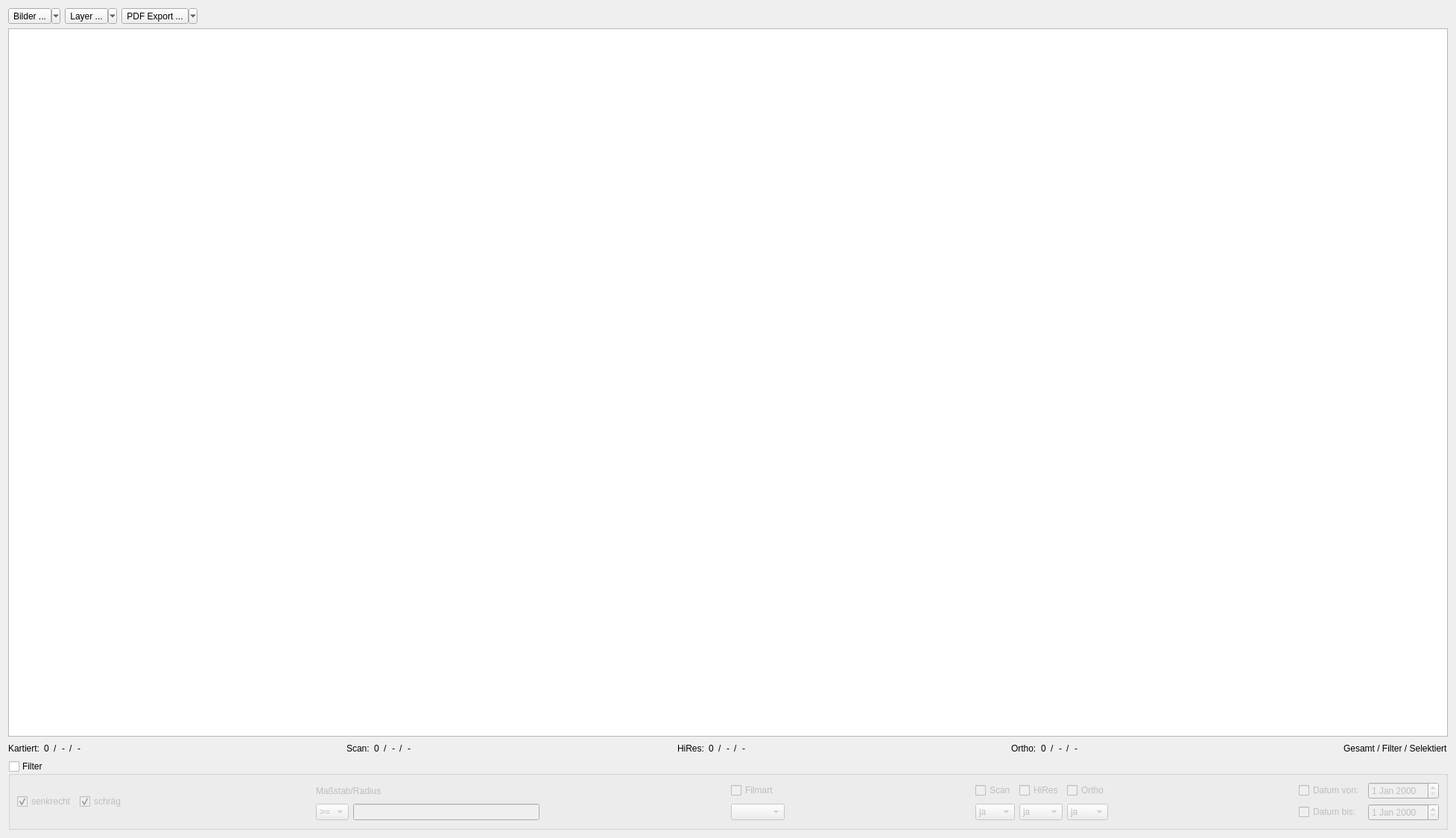
<?xml version="1.0" encoding="UTF-8"?>
<ui version="4.0">
 <class>apisImageSelectionListDialog</class>
 <widget class="QDialog" name="apisImageSelectionListDialog">
  <property name="windowModality">
   <enum>Qt::ApplicationModal</enum>
  </property>
  <property name="geometry">
   <rect>
    <x>0</x>
    <y>0</y>
    <width>1954</width>
    <height>1124</height>
   </rect>
  </property>
  <property name="windowTitle">
   <string>APIS Bild Auswahl</string>
  </property>
  <property name="windowIcon">
   <iconset resource="resource.qrc">
    <normaloff>:/plugins/APIS/icons/apis.png</normaloff>:/plugins/APIS/icons/apis.png</iconset>
  </property>
  <property name="modal">
   <bool>true</bool>
  </property>
  <layout class="QVBoxLayout" name="verticalLayout_2">
   <item>
    <layout class="QHBoxLayout" name="horizontalLayout">
     <item>
      <widget class="QToolButton" name="uiImageTBtn">
       <property name="text">
        <string>Bilder ...</string>
       </property>
       <property name="icon">
        <iconset resource="resource.qrc">
         <normaloff>:/plugins/APIS/icons/images.png</normaloff>:/plugins/APIS/icons/images.png</iconset>
       </property>
       <property name="popupMode">
        <enum>QToolButton::MenuButtonPopup</enum>
       </property>
       <property name="toolButtonStyle">
        <enum>Qt::ToolButtonTextBesideIcon</enum>
       </property>
      </widget>
     </item>
     <item>
      <widget class="QToolButton" name="uiLayerTBtn">
       <property name="text">
        <string>Layer ...</string>
       </property>
       <property name="icon">
        <iconset resource="resource.qrc">
         <normaloff>:/plugins/APIS/icons/layer.png</normaloff>:/plugins/APIS/icons/layer.png</iconset>
       </property>
       <property name="popupMode">
        <enum>QToolButton::MenuButtonPopup</enum>
       </property>
       <property name="toolButtonStyle">
        <enum>Qt::ToolButtonTextBesideIcon</enum>
       </property>
      </widget>
     </item>
     <item>
      <widget class="QToolButton" name="uiPdfExportTBtn">
       <property name="sizePolicy">
        <sizepolicy hsizetype="Minimum" vsizetype="Fixed">
         <horstretch>0</horstretch>
         <verstretch>0</verstretch>
        </sizepolicy>
       </property>
       <property name="text">
        <string>PDF Export ...</string>
       </property>
       <property name="icon">
        <iconset resource="resource.qrc">
         <normaloff>:/plugins/APIS/icons/pdf_export.png</normaloff>:/plugins/APIS/icons/pdf_export.png</iconset>
       </property>
       <property name="popupMode">
        <enum>QToolButton::MenuButtonPopup</enum>
       </property>
       <property name="toolButtonStyle">
        <enum>Qt::ToolButtonTextBesideIcon</enum>
       </property>
      </widget>
     </item>
     <item>
      <spacer name="horizontalSpacer_8">
       <property name="orientation">
        <enum>Qt::Horizontal</enum>
       </property>
       <property name="sizeHint" stdset="0">
        <size>
         <width>40</width>
         <height>20</height>
        </size>
       </property>
      </spacer>
     </item>
    </layout>
   </item>
   <item>
    <widget class="QTableView" name="uiImageListTableV"/>
   </item>
   <item>
    <layout class="QHBoxLayout" name="horizontalLayout_2">
     <item>
      <widget class="QLabel" name="label">
       <property name="text">
        <string>Kartiert:</string>
       </property>
       <property name="alignment">
        <set>Qt::AlignCenter</set>
       </property>
      </widget>
     </item>
     <item>
      <widget class="QLabel" name="uiImageCountLbl">
       <property name="text">
        <string>0</string>
       </property>
       <property name="alignment">
        <set>Qt::AlignCenter</set>
       </property>
      </widget>
     </item>
     <item>
      <widget class="QLabel" name="label_5">
       <property name="text">
        <string>/</string>
       </property>
      </widget>
     </item>
     <item>
      <widget class="QLabel" name="uiImageFilterCountLbl">
       <property name="text">
        <string>-</string>
       </property>
       <property name="alignment">
        <set>Qt::AlignCenter</set>
       </property>
      </widget>
     </item>
     <item>
      <widget class="QLabel" name="label_6">
       <property name="text">
        <string>/</string>
       </property>
      </widget>
     </item>
     <item>
      <widget class="QLabel" name="uiImageSelectedCountLbl">
       <property name="text">
        <string>-</string>
       </property>
      </widget>
     </item>
     <item>
      <spacer name="horizontalSpacer_4">
       <property name="orientation">
        <enum>Qt::Horizontal</enum>
       </property>
       <property name="sizeHint" stdset="0">
        <size>
         <width>40</width>
         <height>20</height>
        </size>
       </property>
      </spacer>
     </item>
     <item>
      <widget class="QLabel" name="label_2">
       <property name="text">
        <string>Scan:</string>
       </property>
      </widget>
     </item>
     <item>
      <widget class="QLabel" name="uiScanCountLbl">
       <property name="lineWidth">
        <number>1</number>
       </property>
       <property name="text">
        <string>0</string>
       </property>
       <property name="alignment">
        <set>Qt::AlignCenter</set>
       </property>
      </widget>
     </item>
     <item>
      <widget class="QLabel" name="label_7">
       <property name="text">
        <string>/</string>
       </property>
      </widget>
     </item>
     <item>
      <widget class="QLabel" name="uiScanFilterCountLbl">
       <property name="text">
        <string>-</string>
       </property>
       <property name="alignment">
        <set>Qt::AlignCenter</set>
       </property>
      </widget>
     </item>
     <item>
      <widget class="QLabel" name="label_8">
       <property name="text">
        <string>/</string>
       </property>
      </widget>
     </item>
     <item>
      <widget class="QLabel" name="uiScanSelectedCountLbl">
       <property name="text">
        <string>-</string>
       </property>
      </widget>
     </item>
     <item>
      <spacer name="horizontalSpacer_5">
       <property name="orientation">
        <enum>Qt::Horizontal</enum>
       </property>
       <property name="sizeHint" stdset="0">
        <size>
         <width>40</width>
         <height>20</height>
        </size>
       </property>
      </spacer>
     </item>
     <item>
      <widget class="QLabel" name="label_3">
       <property name="text">
        <string>HiRes:</string>
       </property>
      </widget>
     </item>
     <item>
      <widget class="QLabel" name="uiHiResCountLbl">
       <property name="text">
        <string>0</string>
       </property>
       <property name="alignment">
        <set>Qt::AlignCenter</set>
       </property>
      </widget>
     </item>
     <item>
      <widget class="QLabel" name="label_10">
       <property name="text">
        <string>/</string>
       </property>
      </widget>
     </item>
     <item>
      <widget class="QLabel" name="uiHiResFilterCountLbl">
       <property name="text">
        <string>-</string>
       </property>
       <property name="alignment">
        <set>Qt::AlignCenter</set>
       </property>
      </widget>
     </item>
     <item>
      <widget class="QLabel" name="label_11">
       <property name="text">
        <string>/</string>
       </property>
      </widget>
     </item>
     <item>
      <widget class="QLabel" name="uiHiResSelectedCountLbl">
       <property name="text">
        <string>-</string>
       </property>
      </widget>
     </item>
     <item>
      <spacer name="horizontalSpacer_6">
       <property name="orientation">
        <enum>Qt::Horizontal</enum>
       </property>
       <property name="sizeHint" stdset="0">
        <size>
         <width>40</width>
         <height>20</height>
        </size>
       </property>
      </spacer>
     </item>
     <item>
      <widget class="QLabel" name="label_4">
       <property name="text">
        <string>Ortho:</string>
       </property>
      </widget>
     </item>
     <item>
      <widget class="QLabel" name="uiOrthoCountLbl">
       <property name="text">
        <string>0</string>
       </property>
       <property name="alignment">
        <set>Qt::AlignCenter</set>
       </property>
      </widget>
     </item>
     <item>
      <widget class="QLabel" name="label_13">
       <property name="text">
        <string>/</string>
       </property>
      </widget>
     </item>
     <item>
      <widget class="QLabel" name="uiOrthoFilterCountLbl">
       <property name="text">
        <string>-</string>
       </property>
       <property name="alignment">
        <set>Qt::AlignCenter</set>
       </property>
      </widget>
     </item>
     <item>
      <widget class="QLabel" name="label_14">
       <property name="text">
        <string>/</string>
       </property>
      </widget>
     </item>
     <item>
      <widget class="QLabel" name="uiOrthoSelectedCountLbl">
       <property name="text">
        <string>-</string>
       </property>
      </widget>
     </item>
     <item>
      <spacer name="horizontalSpacer_3">
       <property name="orientation">
        <enum>Qt::Horizontal</enum>
       </property>
       <property name="sizeHint" stdset="0">
        <size>
         <width>40</width>
         <height>20</height>
        </size>
       </property>
      </spacer>
     </item>
     <item>
      <widget class="QLabel" name="uiImageCountLabelLbl">
       <property name="text">
        <string>Gesamt / Filter / Selektiert</string>
       </property>
      </widget>
     </item>
    </layout>
   </item>
   <item>
    <widget class="QGroupBox" name="uiFilterGrp">
     <property name="title">
      <string>Filter</string>
     </property>
     <property name="checkable">
      <bool>true</bool>
     </property>
     <property name="checked">
      <bool>false</bool>
     </property>
     <layout class="QVBoxLayout" name="verticalLayout">
      <item>
       <layout class="QGridLayout" name="gridLayout">
        <item row="0" column="0" rowspan="2">
         <widget class="QCheckBox" name="uiFilterVerticalChk">
          <property name="text">
           <string>senkrecht</string>
          </property>
          <property name="checked">
           <bool>true</bool>
          </property>
         </widget>
        </item>
        <item row="1" column="3">
         <widget class="QComboBox" name="uiFilterScaleOperatorCombo">
          <item>
           <property name="text">
            <string>&gt;=</string>
           </property>
          </item>
          <item>
           <property name="text">
            <string>=</string>
           </property>
          </item>
          <item>
           <property name="text">
            <string>&lt;=</string>
           </property>
          </item>
         </widget>
        </item>
        <item row="0" column="1" rowspan="2">
         <widget class="QCheckBox" name="uiFilterObliqueChk">
          <property name="text">
           <string>schräg</string>
          </property>
          <property name="checked">
           <bool>true</bool>
          </property>
         </widget>
        </item>
        <item row="0" column="3" colspan="2">
         <widget class="QLabel" name="uiFilterScaleLbl">
          <property name="text">
           <string>Maßstab/Radius</string>
          </property>
         </widget>
        </item>
        <item row="1" column="6">
         <widget class="QComboBox" name="uiFilterFilmKindCombo"/>
        </item>
        <item row="1" column="8">
         <widget class="QComboBox" name="uiFilterScanCombo">
          <item>
           <property name="text">
            <string>ja</string>
           </property>
          </item>
          <item>
           <property name="text">
            <string>nein</string>
           </property>
          </item>
         </widget>
        </item>
        <item row="0" column="7" rowspan="2">
         <spacer name="horizontalSpacer_7">
          <property name="orientation">
           <enum>Qt::Horizontal</enum>
          </property>
          <property name="sizeHint" stdset="0">
           <size>
            <width>40</width>
            <height>20</height>
           </size>
          </property>
         </spacer>
        </item>
        <item row="0" column="8">
         <widget class="QCheckBox" name="uiFilterScanChk">
          <property name="text">
           <string>Scan</string>
          </property>
          <property name="tristate">
           <bool>false</bool>
          </property>
         </widget>
        </item>
        <item row="1" column="10">
         <widget class="QComboBox" name="uiFilterOrthoCombo">
          <item>
           <property name="text">
            <string>ja</string>
           </property>
          </item>
          <item>
           <property name="text">
            <string>nein</string>
           </property>
          </item>
         </widget>
        </item>
        <item row="0" column="10">
         <widget class="QCheckBox" name="uiFilterOrthoChk">
          <property name="text">
           <string>Ortho</string>
          </property>
          <property name="tristate">
           <bool>false</bool>
          </property>
         </widget>
        </item>
        <item row="0" column="5" rowspan="2">
         <spacer name="horizontalSpacer_2">
          <property name="orientation">
           <enum>Qt::Horizontal</enum>
          </property>
          <property name="sizeHint" stdset="0">
           <size>
            <width>40</width>
            <height>20</height>
           </size>
          </property>
         </spacer>
        </item>
        <item row="1" column="4">
         <widget class="QLineEdit" name="uiFilterScaleEdit"/>
        </item>
        <item row="0" column="2" rowspan="2">
         <spacer name="horizontalSpacer">
          <property name="orientation">
           <enum>Qt::Horizontal</enum>
          </property>
          <property name="sizeHint" stdset="0">
           <size>
            <width>40</width>
            <height>20</height>
           </size>
          </property>
         </spacer>
        </item>
        <item row="1" column="9">
         <widget class="QComboBox" name="uiFilterHiResCombo">
          <item>
           <property name="text">
            <string>ja</string>
           </property>
          </item>
          <item>
           <property name="text">
            <string>nein</string>
           </property>
          </item>
         </widget>
        </item>
        <item row="0" column="6">
         <widget class="QCheckBox" name="uiFilterFilmKindChk">
          <property name="text">
           <string>Filmart</string>
          </property>
         </widget>
        </item>
        <item row="0" column="9">
         <widget class="QCheckBox" name="uiFilterHiResChk">
          <property name="text">
           <string>HiRes</string>
          </property>
          <property name="tristate">
           <bool>false</bool>
          </property>
         </widget>
        </item>
        <item row="0" column="11" rowspan="2">
         <spacer name="horizontalSpacer_9">
          <property name="orientation">
           <enum>Qt::Horizontal</enum>
          </property>
          <property name="sizeHint" stdset="0">
           <size>
            <width>40</width>
            <height>20</height>
           </size>
          </property>
         </spacer>
        </item>
        <item row="1" column="13">
         <widget class="QDateEdit" name="dateEdit"/>
        </item>
        <item row="0" column="13">
         <widget class="QDateEdit" name="dateEdit_2"/>
        </item>
        <item row="0" column="12">
         <widget class="QCheckBox" name="checkBox">
          <property name="text">
           <string>Datum von:</string>
          </property>
         </widget>
        </item>
        <item row="1" column="12">
         <widget class="QCheckBox" name="checkBox_2">
          <property name="text">
           <string>Datum bis:</string>
          </property>
         </widget>
        </item>
       </layout>
      </item>
     </layout>
    </widget>
   </item>
  </layout>
 </widget>
 <resources>
  <include location="resource.qrc"/>
 </resources>
 <connections/>
</ui>
